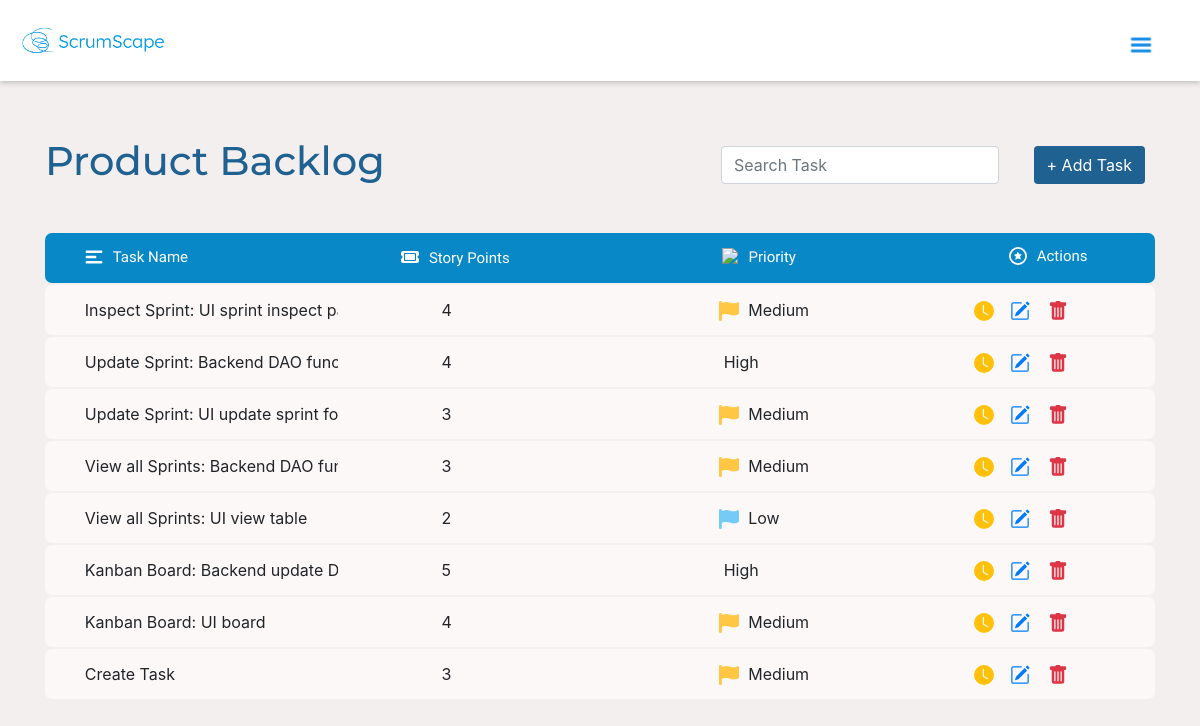
Before: /backlog/index.php (signed in) with the older database file.
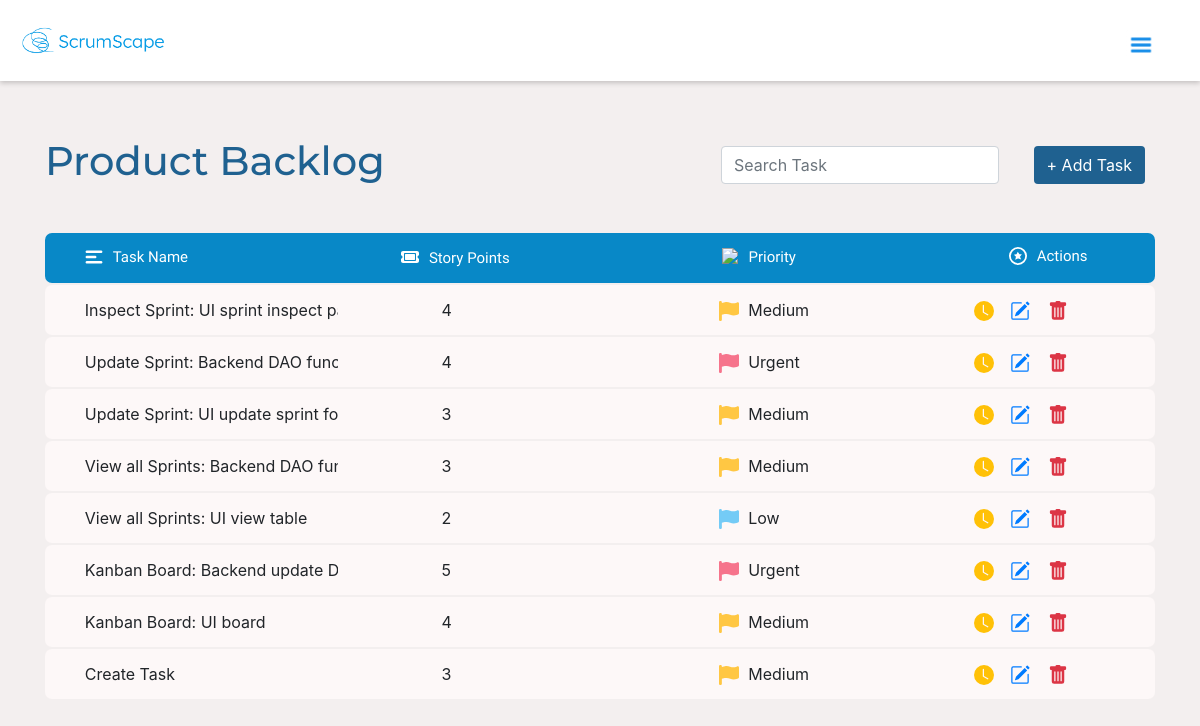
After: the same page with the newer database file.
### tables this page shows
CREATE TABLE `task` (
  `task_id` int(11) NOT NULL,
  `task_no` int(11) NOT NULL,
  `task_name` varchar(255) NOT NULL,
  `description` varchar(255) DEFAULT NULL,
  `story_points` decimal(5,2) NOT NULL,
  `type` enum('Story','Bug') DEFAULT 'Story',
  `priority` enum('Low','Medium','Urgent', 'Important') NOT NULL,
  `status` enum('Not Started','In Progress','Completed') DEFAULT 'Not Started',
  `created_at` timestamp NOT NULL DEFAULT current_timestamp(),
  `sprint_id` int(11) DEFAULT NULL,
  `completion_date` date DEFAULT NULL
);

### database/connection.php (called while the page is built, shortened)
<?php
$db_hostname = "localhost";
$db_username = "fit2101_project";
$db_password = "fit2101";
$db_name = "fit2101_project";

### database/dao.php (called while the page is built, shortened)
<?php
require_once("connection.php");
class dao
{
    private $_db_handle;
    private function connectDatabase() {
        try {
            global $db_hostname, $db_username, $db_password, $db_name;
            $dsn = "mysql:host=$db_hostname;dbname=$db_name";
            $this->_db_handle = new PDO($dsn, $db_username, $db_password);
        } catch (PDOException $e) {
            $this->_error = $e->getMessage();
        }
    }
    public function getAllTasks() {
        try {
            $this->_query = "SELECT * FROM task  WHERE sprint_id IS NULL";
            $this->_stmt = $this->_db_handle->prepare($this->_query);
            $this->_stmt->execute();
            return $this->_stmt->fetchAll(PDO::FETCH_OBJ);
        } catch (Exception $e) {
            $this->_error = $e->getMessage();
            return null;
        }
    }
}

### backlog/index.php (the view, shortened to what the changed rows need)
<?php
require_once('../database/dao.php');
$dao = new DAO();
$tasks = $dao->getAllTasks();
?>
<!DOCTYPE html>
<html lang="en">
<head>
    <link rel="stylesheet" href="https://cdn.jsdelivr.net/npm/bootstrap@4.3.1/dist/css/bootstrap.min.css"
>
</head>
<body>
    <?php
    require_once("../dashboard/navbar.php");
        ?>
    <div class="container mb-5">
        <div class="header-search">
            <h1>Product Backlog</h1>
        </div>
        <table class="table" style="margin-bottom: 0">
            <thead>
            <tr class="table-header">
                <th class="d-flex align-items-center" style="border: none">
                    <h4 class="mb-0"><img src="/assets/task_icon.svg" class="header-icons"/>Task Name</h4>
                </th>
                <th class="d-flex align-items-center" style="border: none">
                    <h4 class="mb-0"><img src="/assets/storypt_icon.svg" class="header-icons"/>Story Points</h4>
                </th>
                <th class="d-flex align-items-center" style="border: none">
                    <h4 class="mb-0"><img src="/assets/priority_icon.svg" class="header-icons"/>Priority</h4>
                </th>
                <th class="d-flex align-items-center" style="border: none">
                    <h4 class="mb-0"><img src="/assets/actions_task.svg" class="header-icons"/>Actions</h4>
                </th>
            </tr>
            </thead>
            <tbody>
            <?php foreach ($tasks as $task): ?>
            <tr class="custom-row">
                <td class="d-flex align-items-center truncate table-cell task-name" style="border: none;">
                    <?= htmlspecialchars($task->task_name); ?>
                </td>
                <td class="d-flex align-items-center table-cell" style="border: none">
                    <div style="margin-left: 70px;">
                        <?php
                        if ($task->story_points == NULL) {
                            echo '-';
                        }
                        else {
                            echo htmlspecialchars((int)$task->story_points);
                        }
                        ?>
                    </div>
                </td>
                <td class="d-flex align-items-center table-cell " style="border: none;">
                    <div style="margin-left: 82px;">
                        <span style="margin-right: 5px">
                        <?php
                            if($task->priority == "Urgent") {
                        ?>      <img src="/assets/red-f.svg"/>
                        <?php
                            }
                            ?>      <img src="/assets/yello1-f.svg"/>
                        </span>
                        <?=htmlspecialchars($task->priority); ?>
                    </div>
                </td>
                <td class="d-flex align-items-center table-cell justify-content-center" style="border: none; gap: 4px">
                    <button type="button" class="btn btn-outline-warning" style="padding:5px;border: none">
                        <svg xmlns="http://www.w3.org/2000/svg" width="20" height="20" fill="currentColor" class="bi bi-clock-fill" viewBox="0 0 16 16">
                            <path d="M16 8A8 8 0 1 1 0 8a8 8 0 0 1 16 0M8 3.5a.5.5 0 0 0-1 0V9a.5.5 0 0 0 .252.434l3.5 2a.5.5 0 0 0 .496-.868L8 8.71z"/>
                        </svg>
                    </button>
                    <a href="update_task.php?id=<?= htmlspecialchars($task->task_id); ?>"">
                        <button type="button" class="btn btn-outline-primary" style="padding:7px; border: none;">
                        </button>
                    </a>
                    <a href="index.php?id=<?= htmlspecialchars($task->task_id); ?>" onclick="return confirm('Are you sure you want to delete this task?');">
                    <button type="button" class="btn btn-outline-danger" style="padding:7px; border: none">
                    </button>
                    </a>
                </td>
            </tr>
            <?php endforeach; ?>
            </tbody>
        </table>
    </div>
</body>
</html>

Changed rows visible on the page:
changed task "Update Sprint: Backend DAO…": priority: picture added; priority "High" → "Urgent"
changed task "Kanban Board: Backend upda…": priority: picture added; priority "High" → "Urgent"
